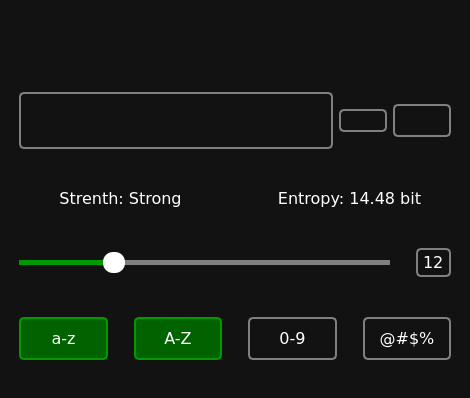
<?xml version="1.0" encoding="UTF-8"?>
<ui version="4.0">
 <class>MainWindow</class>
 <widget class="QMainWindow" name="MainWindow">
  <property name="geometry">
   <rect>
    <x>0</x>
    <y>0</y>
    <width>470</width>
    <height>398</height>
   </rect>
  </property>
  <property name="minimumSize">
   <size>
    <width>470</width>
    <height>398</height>
   </size>
  </property>
  <property name="maximumSize">
   <size>
    <width>470</width>
    <height>398</height>
   </size>
  </property>
  <property name="windowTitle">
   <string>Password Generator</string>
  </property>
  <property name="styleSheet">
   <string notr="true">QWidget {
    background-color: #121212;
    color: white;
    font-family: Verdana;
    font-size: 16px;
    margin: 10px;
}

QPushButton {
    border: 2px solid grey;
    border-radius: 5px;
}

QPushButton#btn_lower, #btn_upper, #btn_digits, #btn_special {
    padding: 10px;
}

QPushButton:hover {
    border-color: #090;
}

QPushButton:pressed {
    border: 4px solid #090;
    border-radius: 5px;
}

QPushButton:checked {
    background-color: #006300;
    border-color: #090;
}</string>
  </property>
  <widget class="QWidget" name="centralwidget">
   <layout class="QVBoxLayout" name="verticalLayout_12">
    <item>
     <widget class="QPushButton" name="icon">
      <property name="styleSheet">
       <string notr="true">border: none;</string>
      </property>
      <property name="text">
       <string/>
      </property>
      <property name="icon">
       <iconset>
        <disabledon>:/icons/icons/lock.svg</disabledon>
       </iconset>
      </property>
      <property name="iconSize">
       <size>
        <width>100</width>
        <height>100</height>
       </size>
      </property>
     </widget>
    </item>
    <item>
     <layout class="QHBoxLayout" name="layout_password">
      <item>
       <widget class="QFrame" name="frame_password">
        <property name="sizePolicy">
         <sizepolicy hsizetype="Minimum" vsizetype="Maximum">
          <horstretch>0</horstretch>
          <verstretch>0</verstretch>
         </sizepolicy>
        </property>
        <property name="styleSheet">
         <string notr="true">QFrame {
    border: 2px solid gray;
    border-radius: 5px;
    margin-right: 0;
}

QFrame:hover {
    border-color: #090;
}
</string>
        </property>
        <property name="frameShape">
         <enum>QFrame::StyledPanel</enum>
        </property>
        <property name="frameShadow">
         <enum>QFrame::Raised</enum>
        </property>
        <layout class="QHBoxLayout" name="horizontalLayout_10">
         <item>
          <widget class="QLineEdit" name="line_password">
           <property name="styleSheet">
            <string notr="true">QLineEdit {
    border: none;
    margin: 0;
    font-size: 20pt;
}</string>
           </property>
          </widget>
         </item>
        </layout>
       </widget>
      </item>
      <item>
       <widget class="QPushButton" name="btn_refresh">
        <property name="cursor">
         <cursorShape>PointingHandCursor</cursorShape>
        </property>
        <property name="styleSheet">
         <string notr="true">QPushButton {
    margin-right: 0;
    margin-left: 0;
}</string>
        </property>
        <property name="text">
         <string/>
        </property>
        <property name="icon">
         <iconset>
          <normalon>:/icons/icons/refresh.svg</normalon>
         </iconset>
        </property>
        <property name="iconSize">
         <size>
          <width>52</width>
          <height>52</height>
         </size>
        </property>
        <property name="shortcut">
         <string>Ctrl+R</string>
        </property>
       </widget>
      </item>
      <item>
       <widget class="QPushButton" name="btn_copy">
        <property name="cursor">
         <cursorShape>PointingHandCursor</cursorShape>
        </property>
        <property name="styleSheet">
         <string notr="true">QPushButton {
    padding: 5px;
    margin-left: 0;
}
</string>
        </property>
        <property name="text">
         <string/>
        </property>
        <property name="icon">
         <iconset>
          <normalon>:/icons/icons/copy.svg</normalon>
         </iconset>
        </property>
        <property name="iconSize">
         <size>
          <width>42</width>
          <height>42</height>
         </size>
        </property>
        <property name="shortcut">
         <string>Ctrl+C</string>
        </property>
       </widget>
      </item>
     </layout>
    </item>
    <item>
     <layout class="QHBoxLayout" name="layout_info">
      <item>
       <widget class="QLabel" name="label_strength">
        <property name="sizePolicy">
         <sizepolicy hsizetype="Preferred" vsizetype="Maximum">
          <horstretch>0</horstretch>
          <verstretch>0</verstretch>
         </sizepolicy>
        </property>
        <property name="text">
         <string>Strenth: Strong</string>
        </property>
        <property name="alignment">
         <set>Qt::AlignCenter</set>
        </property>
       </widget>
      </item>
      <item>
       <widget class="QLabel" name="label_entropy">
        <property name="sizePolicy">
         <sizepolicy hsizetype="Preferred" vsizetype="Maximum">
          <horstretch>0</horstretch>
          <verstretch>0</verstretch>
         </sizepolicy>
        </property>
        <property name="text">
         <string>Entropy: 14.48 bit</string>
        </property>
        <property name="alignment">
         <set>Qt::AlignCenter</set>
        </property>
       </widget>
      </item>
     </layout>
    </item>
    <item>
     <layout class="QHBoxLayout" name="layout_length">
      <item>
       <widget class="QSlider" name="slifer_length">
        <property name="cursor">
         <cursorShape>PointingHandCursor</cursorShape>
        </property>
        <property name="styleSheet">
         <string notr="true">QSlider::groove:horizontal {
    background-color: transparent;
    height: 5px;
}

QSlider::sub-page:horizontal {
    background-color: #090;
}

QSlider::add-page:horizontal {
    background-color: gray;
}

QSlider::handle:horizontal {
    background-color: white;
    width: 22px;
    border-radius: 10px;
    margin-top: -8px;
    margin-bottom: -8px;
}</string>
        </property>
        <property name="maximum">
         <number>50</number>
        </property>
        <property name="value">
         <number>12</number>
        </property>
        <property name="orientation">
         <enum>Qt::Horizontal</enum>
        </property>
       </widget>
      </item>
      <item>
       <widget class="QSpinBox" name="spinbox_length">
        <property name="styleSheet">
         <string notr="true">QSpinBox {
    border: 2px solid gray;
    border-radius: 5px;
    background: transparent;
    padding: 2px;
}

QSpinBox:hover {
    border-color: #009900;
}
</string>
        </property>
        <property name="alignment">
         <set>Qt::AlignCenter</set>
        </property>
        <property name="buttonSymbols">
         <enum>QAbstractSpinBox::NoButtons</enum>
        </property>
        <property name="maximum">
         <number>50</number>
        </property>
        <property name="value">
         <number>12</number>
        </property>
       </widget>
      </item>
     </layout>
    </item>
    <item>
     <layout class="QHBoxLayout" name="horizontalLayout">
      <item>
       <widget class="QPushButton" name="btn_lower">
        <property name="cursor">
         <cursorShape>PointingHandCursor</cursorShape>
        </property>
        <property name="text">
         <string>a-z</string>
        </property>
        <property name="checkable">
         <bool>true</bool>
        </property>
        <property name="checked">
         <bool>true</bool>
        </property>
       </widget>
      </item>
      <item>
       <widget class="QPushButton" name="btn_upper">
        <property name="cursor">
         <cursorShape>PointingHandCursor</cursorShape>
        </property>
        <property name="text">
         <string>A-Z</string>
        </property>
        <property name="checkable">
         <bool>true</bool>
        </property>
        <property name="checked">
         <bool>true</bool>
        </property>
       </widget>
      </item>
      <item>
       <widget class="QPushButton" name="btn_digits">
        <property name="cursor">
         <cursorShape>PointingHandCursor</cursorShape>
        </property>
        <property name="text">
         <string>0-9</string>
        </property>
        <property name="checkable">
         <bool>true</bool>
        </property>
       </widget>
      </item>
      <item>
       <widget class="QPushButton" name="btn_special">
        <property name="cursor">
         <cursorShape>PointingHandCursor</cursorShape>
        </property>
        <property name="text">
         <string>@#$%</string>
        </property>
        <property name="checkable">
         <bool>true</bool>
        </property>
       </widget>
      </item>
     </layout>
    </item>
   </layout>
  </widget>
 </widget>
 <resources>
  <include location="resource.qrc"/>
 </resources>
 <connections/>
</ui>
